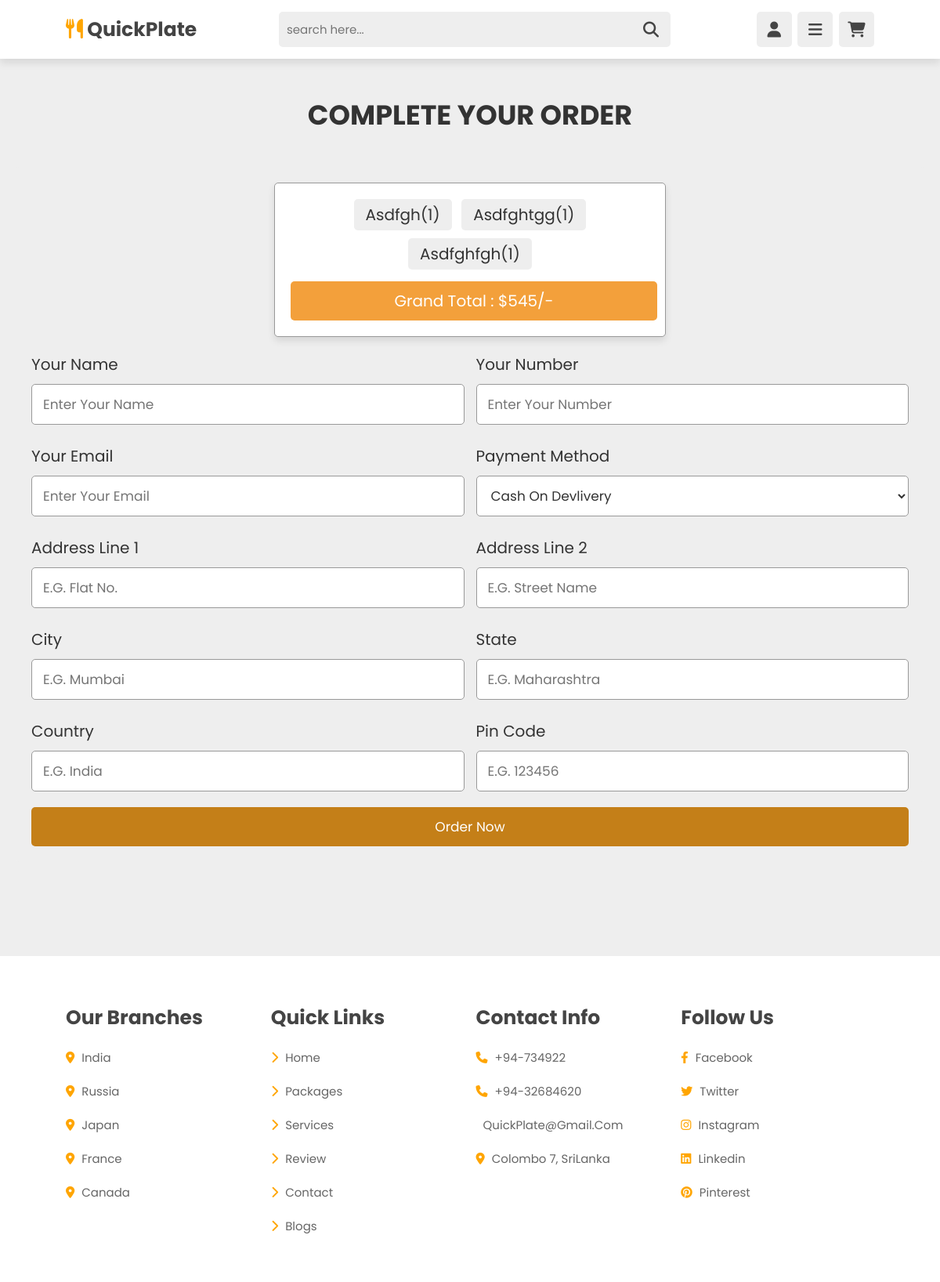
Before: /checkout.php with the older database file.
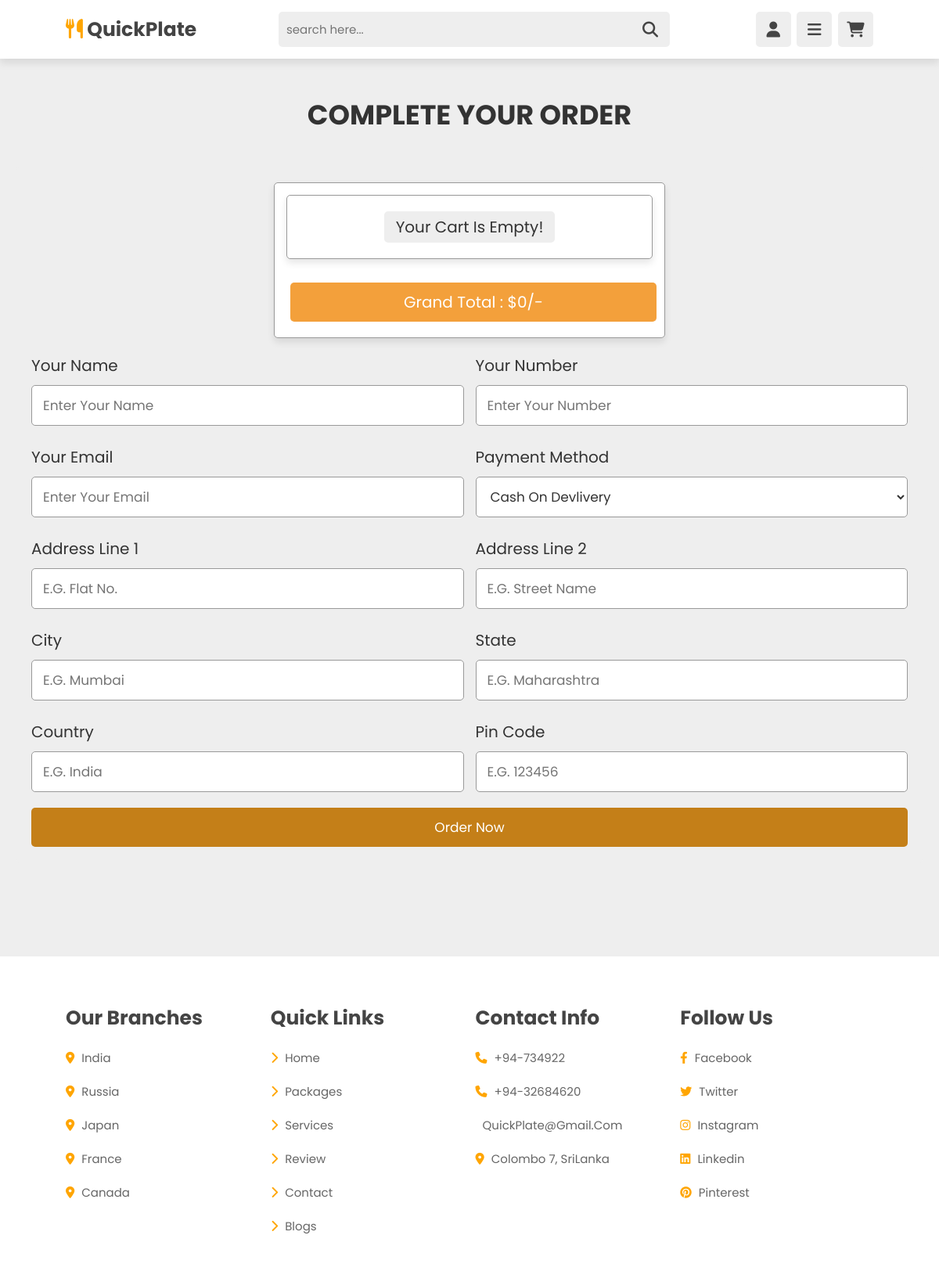
After: the same page with the newer database file.
### tables this page shows
CREATE TABLE `cart` (
  `id` int(255) NOT NULL,
  `name` varchar(255) NOT NULL,
  `price` varchar(255) NOT NULL,
  `image` varchar(255) NOT NULL,
  `quantity` int(255) NOT NULL
);

### checkout.php (the view, shortened to what the changed rows need)
<?php
@include 'config.php';
?>
<!DOCTYPE html>
<html lang="en">
<head>
    <link rel="stylesheet" href="https://unpkg.com/swiper/swiper-bundle.min.css" />
    <link rel="stylesheet" href="https://cdnjs.cloudflare.com/ajax/libs/font-awesome/6.1.1/css/all.min.css">
    <link rel="stylesheet" href="css/checkout.css">
</head>
<body>
<div class="container">
<section class="checkout-form">
   <h1 class="heading">complete your order</h1>
   <form action="" method="post">
   <div class="display-order">
      <?php
         $select_cart = mysqli_query($conn, "SELECT * FROM `cart`");
         $total = 0;
         $grand_total = 0;
         if(mysqli_num_rows($select_cart) > 0){
            while($fetch_cart = mysqli_fetch_assoc($select_cart)){
            $total_price = number_format($fetch_cart['price'] * $fetch_cart['quantity']);
            $grand_total = $total += $total_price;
      ?>
      <span><?= $fetch_cart['name']; ?>(<?= $fetch_cart['quantity']; ?>)</span>
      <?php
         }
      }else{
         echo "<div class='display-order'><span>your cart is empty!</span></div>";
      }
      ?>
      <span class="grand-total"> grand total : $<?= $grand_total; ?>/- </span>
   </div>
   </form>
</section>
</div>
</body>
</html>

Changed rows visible on the page:
removed cart: name "Asdfgh", quantity "1"
removed cart: name "Asdfghtgg", quantity "1"
removed cart: name "Asdfghfgh", quantity "1"
Other visible differences:
$grand_total: "545" → "0"
text now shown: "Your Cart Is Empty!"
